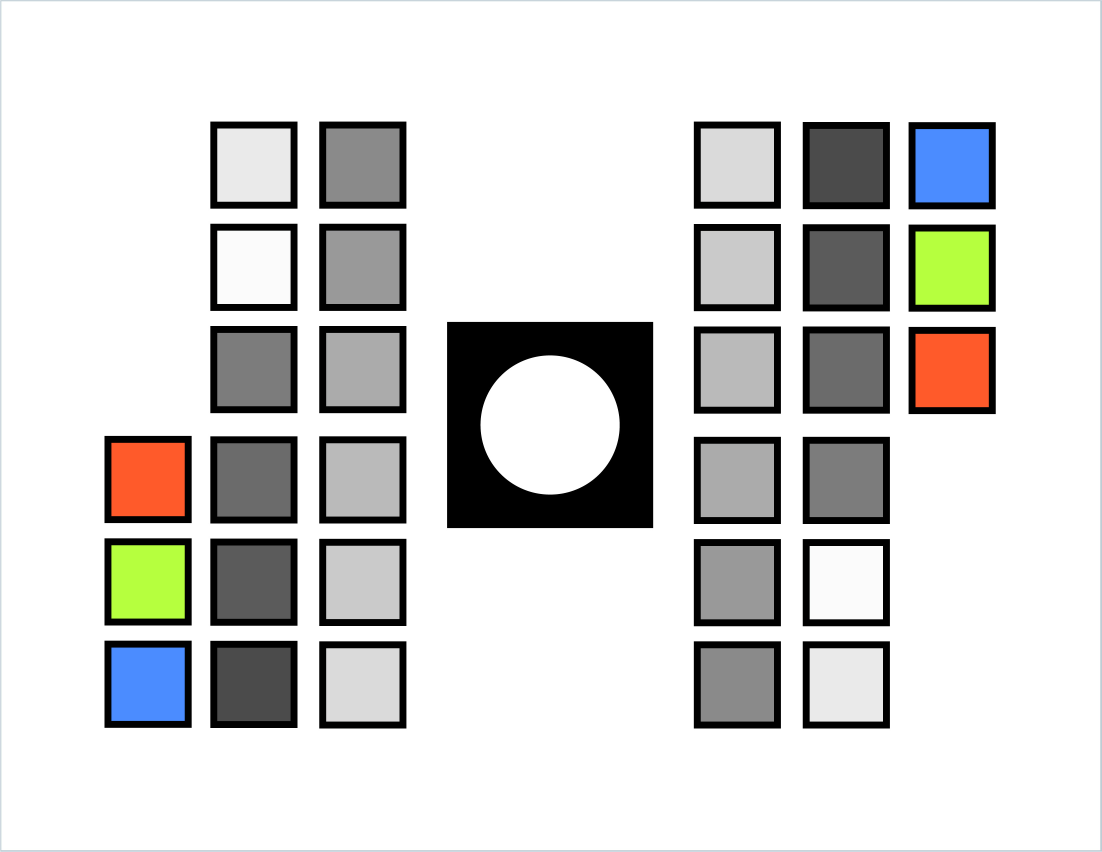
#> input picture app/data/RC_RGB_v1.2.4.jpg, 3304 x 2554 px (shown at 1/3 size)
$ python pipeline.py   (older library calls are emulated)
#> lines starting #> are read from the running program, lines starting #| are printed output that depends on the picture; after the words box and inside, x2 and y2 are one past the last pixel; in counts of white or black regions, pixels touching at a corner belong together
### utils.py
import numpy as np
import cv2
import cv2 as cv
import matplotlib.pyplot as plt
import math
from pathlib import Path
from sklearn.cross_decomposition import PLSRegression

from config import WIDTH, HEIGHT

font = cv2.FONT_HERSHEY_SIMPLEX


def convert_to_grayscale(image):
    return cv2.cvtColor(image, cv2.COLOR_BGR2GRAY)


def apply_threshold(image, low=127, high=255, mode=cv2.THRESH_BINARY_INV):
    return cv2.threshold(image, low, high, mode)


def resize(image):
    '''
        Reshapes and rotates to fit dims of reference
        If uses different aspect ratio - pad with white pixels
    '''
    h, w, c = image.shape
#> h = 2554; w = 3304; c = 3
    if(w < h):
        image = cv2.transpose(image)
        image = cv2.flip(image, flipCode=0)

    return cv2.resize(image, (WIDTH, HEIGHT), cv2.INTER_AREA)
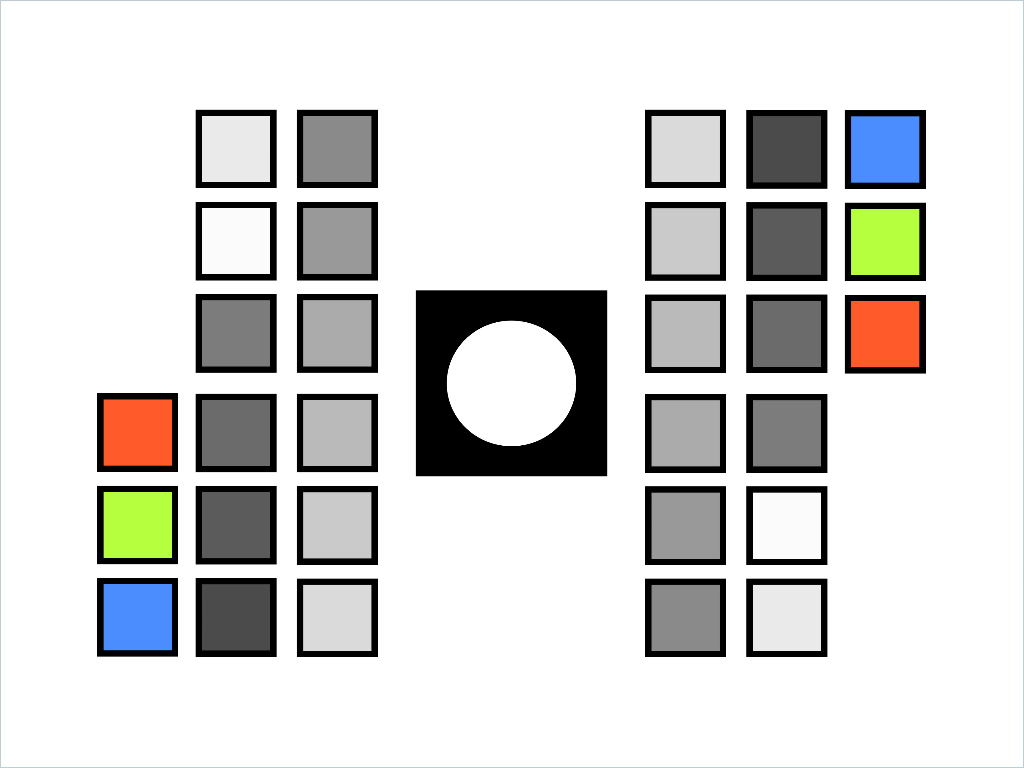
#> returned value: shape (768, 1024, 3); mean of channels 0, 1, 2 211.9, 213.4, 213.6; drawn as B, G, R
#> in convert_to_grayscale, `return cv2.cvtColor(image, cv2.COLOR_BGR2GRAY)`:
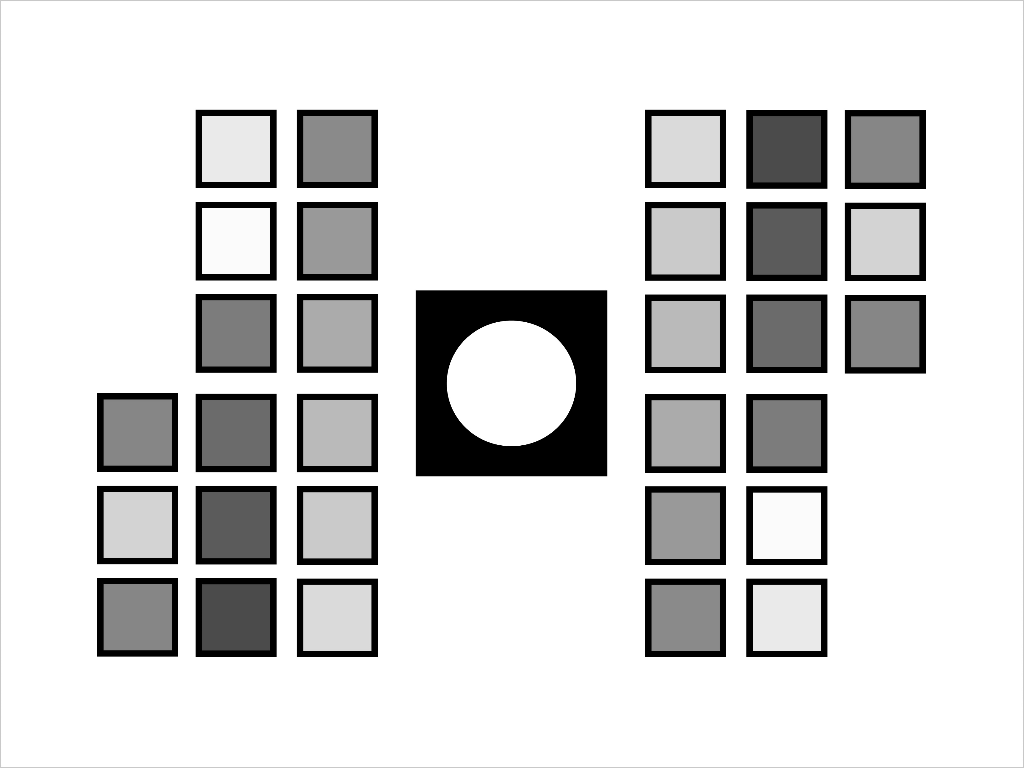
#> returned value: shape (768, 1024); min 0, max 255, mean 213.3


def pad(image, size=32, background=[255, 255, 255]):
    return cv2.copyMakeBorder(
        image.copy(), size, size, size, size, cv2.BORDER_CONSTANT, value=WHITE)


# [46 lines left out: functions median_blur, apply_opening, apply_closing, run_split_visualizer, run_visualizer, not called in this run]


def calibrate_threshold(image, use_ui=False):
    low = 127
    high = 255

    if use_ui == False:
        return low, high

    font = cv2.FONT_HERSHEY_SIMPLEX

    def update_low_threshold(x):
        low = x

    def update_high_threshold(x):
        high = x

    cv2.namedWindow('controls')
    cv2.createTrackbar('low', 'controls', 127, 255, update_low_threshold)
    cv2.createTrackbar('high', 'controls', 255, 255, update_high_threshold)

    while(True):
        low = int(cv2.getTrackbarPos('low', 'controls'))
        high = int(cv2.getTrackbarPos('high', 'controls'))
        (thresh, image_with_threshold) = cv2.threshold(
            image, low, high, cv2.THRESH_BINARY_INV)
        image_with_threshold = cv2.putText(
            image_with_threshold, f"Low: {low} -- High: {high}", (30, 330), font, 0.7, (255, 255, 255), 1)

        cv2.imshow('controls', image_with_threshold)

        k = cv2.waitKey(1) & 0xFF
        if k == 27:
            break

    cv2.destroyAllWindows()

    return low, high


# [148 lines left out: functions plot, run_orb, run_sift, drawKeyPts, not called in this run]


def sort_contours(contours, base=50):
    return NotImplementedError


# [238 lines left out: functions extract_fast_features, remove_noise_before_keypoint_detecton, angle_cos, extract_all_points, get_color_calibration_model, extract_filter and 1 more, not called in this run]

### pipeline.py
import numpy as np
import cv2
import cv2 as cv
import matplotlib.pyplot as plt

from config import reference, targets
import utils
from utils import resize, convert_to_grayscale, calibrate_threshold, plot


def pipeline():

    reference_card = resize(cv.imread(reference))
    reference_card_grayscale = convert_to_grayscale(reference_card)
    ref_low, ref_high = calibrate_threshold(reference_card_grayscale, use_ui=False)
#> ref_low = 127; ref_high = 255
    (ref_thresh, ref_threshold) = cv2.threshold(
        reference_card_grayscale, ref_low, ref_high, cv2.THRESH_BINARY_INV)
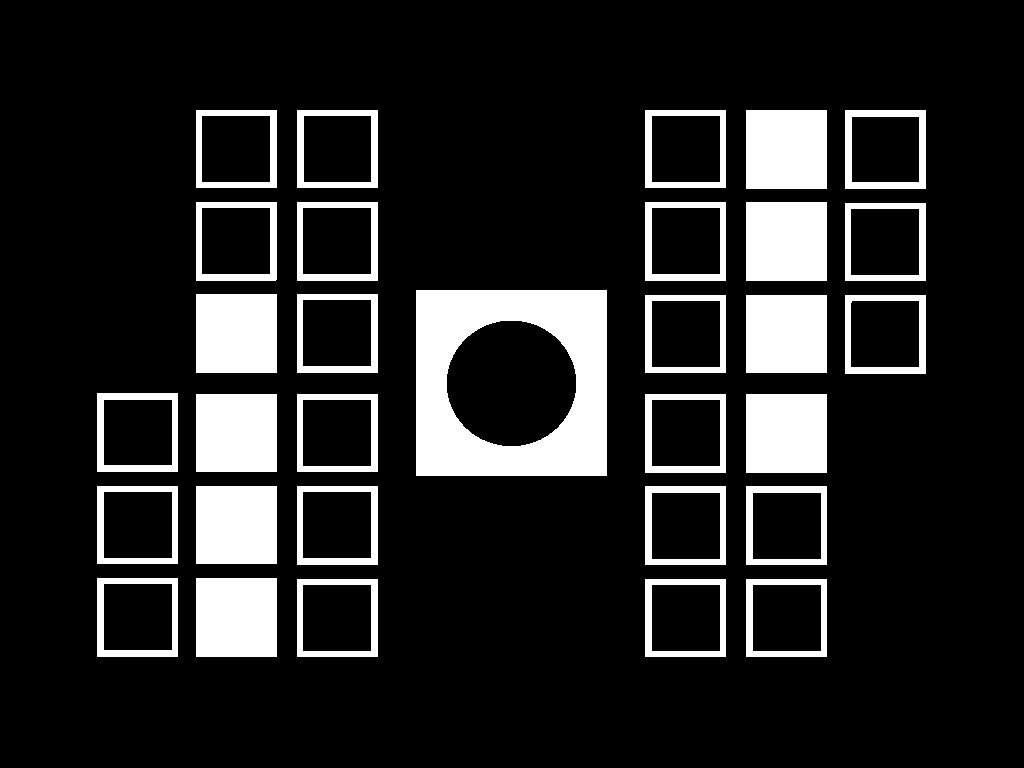
#> ref_threshold: shape (768, 1024); 14.7% white; 31 white regions, largest, box (x1, y1, x2, y2) and area: (416, 290, 607, 476) 22764, (746, 110, 827, 189) 6399, (746, 202, 827, 281) 6399
#> ref_thresh = 127

    for target in targets:
        original_input_image = resize(cv.imread(target))
        input_image = utils.run_sift(
            reference_card, original_input_image, SHOW_PLOT=False)
        input_image_grayscale = convert_to_grayscale(input_image)
        input_low, input_high = calibrate_threshold(
            input_image_grayscale, use_ui=False)
        (input_thresh, input_threshold) = cv2.threshold(
            input_image_grayscale, input_low, input_high, cv2.THRESH_BINARY_INV)
        utils.extract_fast_features(
            ref_threshold, input_threshold, reference_card, input_image, USE_CONTOURS=True)
        # plot([ref_threshold, input_threshold])

if __name__ == "__main__":
#> (the run stopped early here; a loop or call above may not have finished)
